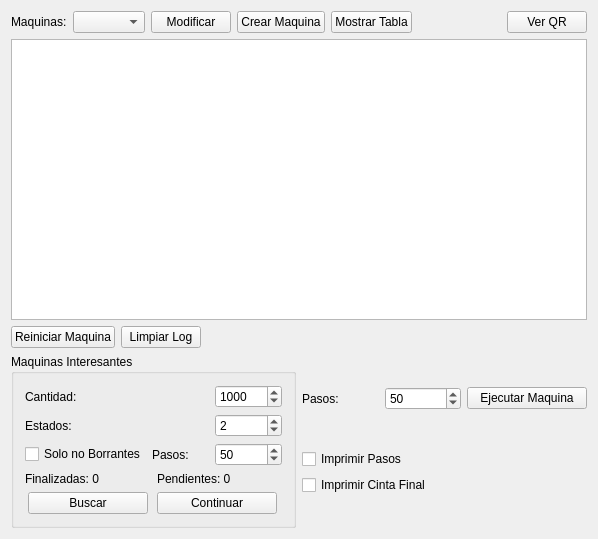
<?xml version="1.0" encoding="UTF-8"?>
<ui version="4.0">
 <class>MainWindow</class>
 <widget class="QMainWindow" name="MainWindow">
  <property name="geometry">
   <rect>
    <x>0</x>
    <y>0</y>
    <width>598</width>
    <height>539</height>
   </rect>
  </property>
  <property name="windowTitle">
   <string>MainWindow</string>
  </property>
  <widget class="QWidget" name="centralWidget">
   <layout class="QVBoxLayout" name="verticalLayout_2">
    <item>
     <layout class="QHBoxLayout" name="horizontalLayout_5">
      <item>
       <layout class="QHBoxLayout" name="horizontalLayout">
        <item>
         <widget class="QLabel" name="label">
          <property name="text">
           <string>Maquinas:</string>
          </property>
         </widget>
        </item>
        <item>
         <widget class="QComboBox" name="cmbMachines">
          <property name="sizeAdjustPolicy">
           <enum>QComboBox::AdjustToContents</enum>
          </property>
         </widget>
        </item>
        <item>
         <widget class="QPushButton" name="btnModifyMachine">
          <property name="text">
           <string>Modificar</string>
          </property>
         </widget>
        </item>
        <item>
         <widget class="QPushButton" name="btnAddMachine">
          <property name="text">
           <string>Crear Maquina</string>
          </property>
         </widget>
        </item>
       </layout>
      </item>
      <item>
       <widget class="QPushButton" name="btnShowTable">
        <property name="text">
         <string>Mostrar Tabla</string>
        </property>
       </widget>
      </item>
      <item>
       <spacer name="horizontalSpacer_2">
        <property name="orientation">
         <enum>Qt::Horizontal</enum>
        </property>
        <property name="sizeHint" stdset="0">
         <size>
          <width>40</width>
          <height>20</height>
         </size>
        </property>
       </spacer>
      </item>
      <item>
       <widget class="QPushButton" name="btnShowQR">
        <property name="text">
         <string>Ver QR</string>
        </property>
       </widget>
      </item>
     </layout>
    </item>
    <item>
     <widget class="QTextBrowser" name="tbConsole"/>
    </item>
    <item>
     <layout class="QHBoxLayout" name="horizontalLayout_4">
      <item>
       <widget class="QPushButton" name="btnReset">
        <property name="text">
         <string>Reiniciar Maquina</string>
        </property>
       </widget>
      </item>
      <item>
       <widget class="QPushButton" name="btnClearLog">
        <property name="text">
         <string>Limpiar Log</string>
        </property>
       </widget>
      </item>
      <item>
       <spacer name="horizontalSpacer_3">
        <property name="orientation">
         <enum>Qt::Horizontal</enum>
        </property>
        <property name="sizeHint" stdset="0">
         <size>
          <width>40</width>
          <height>20</height>
         </size>
        </property>
       </spacer>
      </item>
     </layout>
    </item>
    <item>
     <layout class="QHBoxLayout" name="horizontalLayout_8">
      <item>
       <widget class="QGroupBox" name="groupBox">
        <property name="title">
         <string>Maquinas Interesantes</string>
        </property>
        <layout class="QGridLayout" name="gridLayout">
         <item row="0" column="0">
          <widget class="QLabel" name="label_6">
           <property name="text">
            <string>Cantidad:</string>
           </property>
          </widget>
         </item>
         <item row="0" column="2">
          <widget class="QSpinBox" name="spnAmount">
           <property name="minimum">
            <number>1</number>
           </property>
           <property name="maximum">
            <number>50000000</number>
           </property>
           <property name="value">
            <number>1000</number>
           </property>
          </widget>
         </item>
         <item row="1" column="0">
          <widget class="QLabel" name="label_5">
           <property name="text">
            <string>Estados:</string>
           </property>
          </widget>
         </item>
         <item row="1" column="2">
          <widget class="QSpinBox" name="spnStates">
           <property name="minimum">
            <number>1</number>
           </property>
           <property name="maximum">
            <number>50000000</number>
           </property>
           <property name="value">
            <number>2</number>
           </property>
          </widget>
         </item>
         <item row="2" column="0">
          <widget class="QCheckBox" name="chkNotDeleting">
           <property name="text">
            <string>Solo no Borrantes</string>
           </property>
          </widget>
         </item>
         <item row="2" column="1">
          <widget class="QLabel" name="label_7">
           <property name="text">
            <string>Pasos:</string>
           </property>
          </widget>
         </item>
         <item row="2" column="2">
          <widget class="QSpinBox" name="spnInterestingSteps">
           <property name="maximum">
            <number>50000000</number>
           </property>
           <property name="value">
            <number>50</number>
           </property>
          </widget>
         </item>
         <item row="3" column="0" colspan="3">
          <layout class="QHBoxLayout" name="horizontalLayout_7">
           <item>
            <widget class="QLabel" name="lblCompleted">
             <property name="text">
              <string>Finalizadas: 0</string>
             </property>
            </widget>
           </item>
           <item>
            <widget class="QLabel" name="lblPending">
             <property name="text">
              <string>Pendientes: 0</string>
             </property>
            </widget>
           </item>
          </layout>
         </item>
         <item row="4" column="0" colspan="3">
          <layout class="QHBoxLayout" name="horizontalLayout_3">
           <item>
            <widget class="QPushButton" name="btnSearch">
             <property name="minimumSize">
              <size>
               <width>120</width>
               <height>0</height>
              </size>
             </property>
             <property name="maximumSize">
              <size>
               <width>120</width>
               <height>16777215</height>
              </size>
             </property>
             <property name="text">
              <string>Buscar</string>
             </property>
            </widget>
           </item>
           <item>
            <widget class="QPushButton" name="btnContinue">
             <property name="minimumSize">
              <size>
               <width>120</width>
               <height>0</height>
              </size>
             </property>
             <property name="maximumSize">
              <size>
               <width>120</width>
               <height>16777215</height>
              </size>
             </property>
             <property name="text">
              <string>Continuar</string>
             </property>
            </widget>
           </item>
          </layout>
         </item>
        </layout>
       </widget>
      </item>
      <item>
       <layout class="QVBoxLayout" name="verticalLayout_6">
        <item>
         <layout class="QHBoxLayout" name="horizontalLayout_2">
          <item>
           <widget class="QLabel" name="label_4">
            <property name="text">
             <string>Pasos:</string>
            </property>
           </widget>
          </item>
          <item>
           <widget class="QSpinBox" name="spnSteps">
            <property name="maximum">
             <number>50000000</number>
            </property>
            <property name="value">
             <number>50</number>
            </property>
           </widget>
          </item>
          <item>
           <layout class="QVBoxLayout" name="verticalLayout">
            <item>
             <widget class="QPushButton" name="btnExecute">
              <property name="minimumSize">
               <size>
                <width>120</width>
                <height>0</height>
               </size>
              </property>
              <property name="maximumSize">
               <size>
                <width>120</width>
                <height>16777215</height>
               </size>
              </property>
              <property name="text">
               <string>Ejecutar Maquina</string>
              </property>
             </widget>
            </item>
           </layout>
          </item>
         </layout>
        </item>
        <item>
         <layout class="QHBoxLayout" name="horizontalLayout_6">
          <item>
           <layout class="QVBoxLayout" name="verticalLayout_5">
            <item>
             <widget class="QCheckBox" name="chkPrintSteps">
              <property name="text">
               <string>Imprimir Pasos</string>
              </property>
             </widget>
            </item>
            <item>
             <widget class="QCheckBox" name="chkPrintFinalTape">
              <property name="text">
               <string>Imprimir Cinta Final</string>
              </property>
             </widget>
            </item>
           </layout>
          </item>
         </layout>
        </item>
       </layout>
      </item>
     </layout>
    </item>
   </layout>
  </widget>
 </widget>
 <layoutdefault spacing="6" margin="11"/>
 <resources/>
 <connections/>
</ui>
